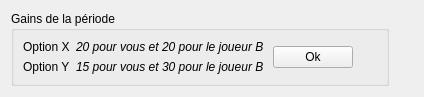
<?xml version="1.0" encoding="UTF-8"?>
<ui version="4.0">
 <class>Form</class>
 <widget class="QWidget" name="Form">
  <property name="geometry">
   <rect>
    <x>0</x>
    <y>0</y>
    <width>424</width>
    <height>84</height>
   </rect>
  </property>
  <property name="windowTitle">
   <string>Form</string>
  </property>
  <layout class="QHBoxLayout" name="horizontalLayout">
   <item>
    <widget class="QGroupBox" name="groupBox">
     <property name="title">
      <string>Gains de la période</string>
     </property>
     <layout class="QHBoxLayout" name="horizontalLayout_2">
      <item>
       <layout class="QFormLayout" name="formLayout">
        <item row="0" column="0">
         <widget class="QLabel" name="label_x">
          <property name="text">
           <string>Option X</string>
          </property>
         </widget>
        </item>
        <item row="0" column="1">
         <widget class="QLabel" name="label_xvals">
          <property name="font">
           <font>
            <italic>true</italic>
           </font>
          </property>
          <property name="text">
           <string>20 pour vous et 20 pour le joueur B </string>
          </property>
         </widget>
        </item>
        <item row="1" column="0">
         <widget class="QLabel" name="label_y">
          <property name="text">
           <string>Option Y</string>
          </property>
         </widget>
        </item>
        <item row="1" column="1">
         <widget class="QLabel" name="label_yvals">
          <property name="font">
           <font>
            <italic>true</italic>
           </font>
          </property>
          <property name="text">
           <string>15 pour vous et 30 pour le joueur B </string>
          </property>
         </widget>
        </item>
       </layout>
      </item>
      <item>
       <widget class="QPushButton" name="pushButton_ok">
        <property name="text">
         <string>Ok</string>
        </property>
       </widget>
      </item>
      <item>
       <spacer name="horizontalSpacer">
        <property name="orientation">
         <enum>Qt::Horizontal</enum>
        </property>
        <property name="sizeHint" stdset="0">
         <size>
          <width>40</width>
          <height>20</height>
         </size>
        </property>
       </spacer>
      </item>
     </layout>
    </widget>
   </item>
   <item>
    <spacer name="horizontalSpacer_3">
     <property name="orientation">
      <enum>Qt::Horizontal</enum>
     </property>
     <property name="sizeHint" stdset="0">
      <size>
       <width>40</width>
       <height>20</height>
      </size>
     </property>
    </spacer>
   </item>
  </layout>
 </widget>
 <resources/>
 <connections/>
</ui>
